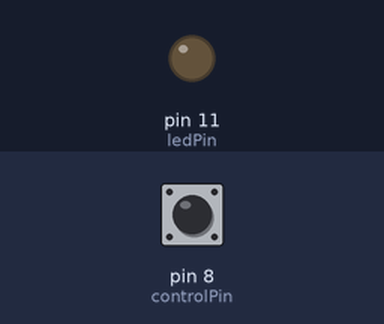
This sketch was run on a simulated Arduino Uno, built with avr-gcc and run on an emulated ATmega328P. Shown: output pins drawn as LEDs (lit = HIGH). The test bench sets the inputs (shaded band); at power-on: pin 8 (controlPin) HIGH.

Above: at 2.4 s.
2.5 s: pin 8 (controlPin) pulled LOW for 0.15 s
At 3.8 s:
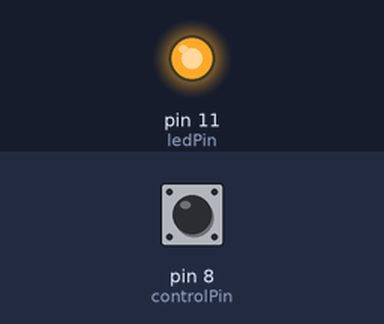
5.6 s: pin 8 (controlPin) pulled LOW for 1 s
At 8.9 s:
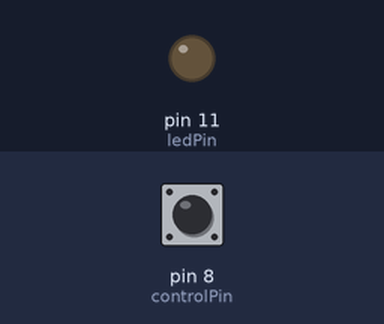
9.6 s: pin 8 (controlPin) pulled LOW for 3.2 s
At 14.25 s:
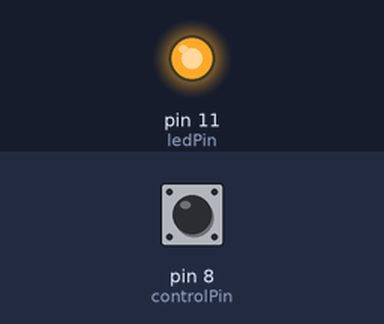
Timing chart, 0 to 16.0 s (numbered marks = the images above; inputs shaded):
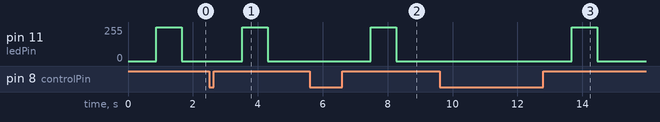

Measured:
- after the input at 2.5 s, pin 11 (ledPin): 0/255 → 254/255 after 1.0 s, → 0/255 0.79 s later
- after the input at 5.6 s, pin 11 (ledPin): 0/255 → 254/255 after 1.9 s, → 0/255 0.79 s later
- after the input at 9.6 s, pin 11 (ledPin): 0/255 → 254/255 after 4.1 s, → 0/255 0.79 s later

The sketch:

arduinoBattitoIOT.ino
```cpp
int brightness = 0;    // how bright the LED is
int fadeAmount = 35;    // how many points to fade the LED by
int counter = 0;
int ledPin = 11;
int controlPin = 8;
float pulse = 0.7;
int booleano = 0;

void setup() {
  //start serial connection
  //Serial.begin(9600);
  //configure pin 2 as an input and enable the internal pull-up resistor
  pinMode(controlPin, INPUT_PULLUP);
  pinMode(ledPin, OUTPUT);
brightness = 255;
}

void loop() {
  //read the pushbutton value into a variable
  int sensorVal = digitalRead(controlPin);

  if (sensorVal == HIGH && booleano==0) {
      booleano = 1;


      pulsa();
  } else if (sensorVal == LOW) {
    booleano = 0;
    digitalWrite(ledPin, LOW);
  }
}

void pulsa() {
  delay(100);

  for (int i=0; i<255; i++){
    analogWrite(ledPin, i);
    delay(1);
  }
  for (int i=255; i>0; i--){
    analogWrite(ledPin, i);
    delay(1);
  }
  for (int i=0; i<255; i++){
    analogWrite(ledPin, i);
    delay(1);
  }
  delay(20);

  for (int i=255; i>=0; i--){
    analogWrite(ledPin, i);
    delay(3);
  }
}
```
